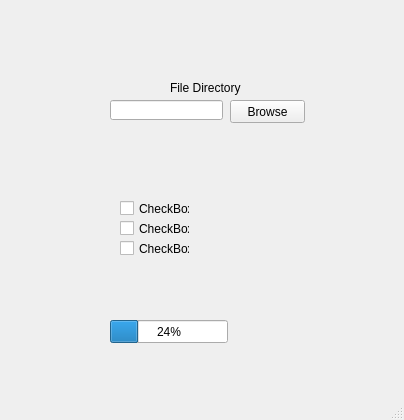
<?xml version="1.0" encoding="UTF-8"?>
<ui version="4.0">
 <class>MainWindow</class>
 <widget class="QMainWindow" name="MainWindow">
  <property name="geometry">
   <rect>
    <x>0</x>
    <y>0</y>
    <width>404</width>
    <height>420</height>
   </rect>
  </property>
  <property name="windowTitle">
   <string>MainWindow</string>
  </property>
  <widget class="QWidget" name="centralwidget">
   <widget class="QPushButton" name="pushButton">
    <property name="geometry">
     <rect>
      <x>230</x>
      <y>100</y>
      <width>75</width>
      <height>23</height>
     </rect>
    </property>
    <property name="text">
     <string>Browse</string>
    </property>
   </widget>
   <widget class="QLabel" name="label">
    <property name="geometry">
     <rect>
      <x>170</x>
      <y>80</y>
      <width>81</width>
      <height>16</height>
     </rect>
    </property>
    <property name="font">
     <font>
      <family>MS Sans Serif</family>
     </font>
    </property>
    <property name="text">
     <string>File Directory</string>
    </property>
   </widget>
   <widget class="QWidget" name="widget" native="true">
    <property name="geometry">
     <rect>
      <x>100</x>
      <y>190</y>
      <width>181</width>
      <height>111</height>
     </rect>
    </property>
    <widget class="QCheckBox" name="checkBox">
     <property name="geometry">
      <rect>
       <x>20</x>
       <y>10</y>
       <width>70</width>
       <height>17</height>
      </rect>
     </property>
     <property name="text">
      <string>CheckBox</string>
     </property>
    </widget>
    <widget class="QCheckBox" name="checkBox_2">
     <property name="geometry">
      <rect>
       <x>20</x>
       <y>30</y>
       <width>70</width>
       <height>17</height>
      </rect>
     </property>
     <property name="text">
      <string>CheckBox</string>
     </property>
    </widget>
    <widget class="QCheckBox" name="checkBox_3">
     <property name="geometry">
      <rect>
       <x>20</x>
       <y>50</y>
       <width>70</width>
       <height>17</height>
      </rect>
     </property>
     <property name="text">
      <string>CheckBox</string>
     </property>
    </widget>
   </widget>
   <widget class="QLineEdit" name="lineEdit">
    <property name="geometry">
     <rect>
      <x>110</x>
      <y>100</y>
      <width>113</width>
      <height>20</height>
     </rect>
    </property>
   </widget>
   <widget class="QProgressBar" name="progressBar">
    <property name="geometry">
     <rect>
      <x>110</x>
      <y>320</y>
      <width>118</width>
      <height>23</height>
     </rect>
    </property>
    <property name="value">
     <number>24</number>
    </property>
   </widget>
  </widget>
  <widget class="QMenuBar" name="menubar">
   <property name="geometry">
    <rect>
     <x>0</x>
     <y>0</y>
     <width>404</width>
     <height>21</height>
    </rect>
   </property>
  </widget>
  <widget class="QStatusBar" name="statusbar"/>
 </widget>
 <resources/>
 <connections/>
</ui>
